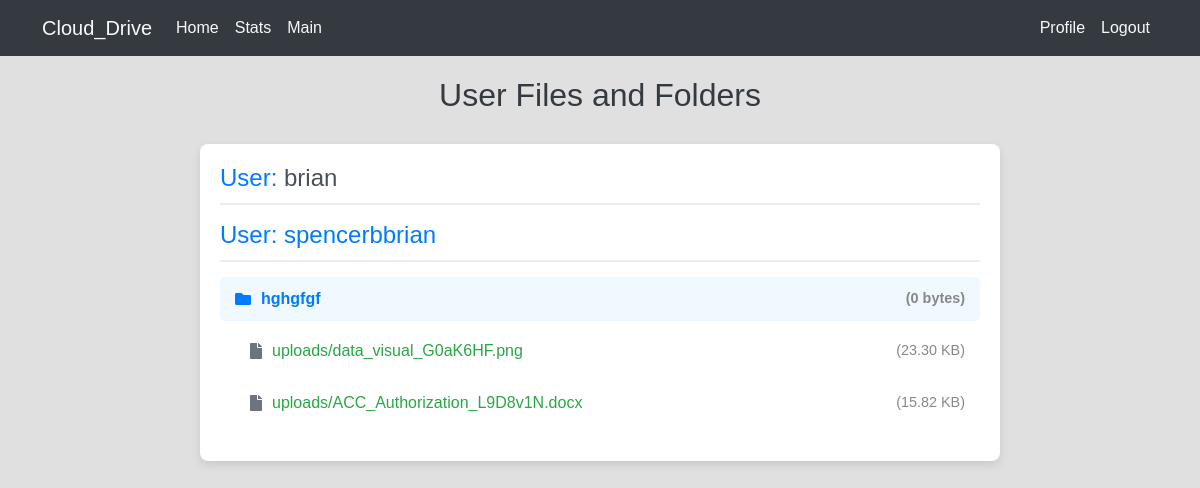
/home/ (signed in), run on an earlier commit of the app's database.
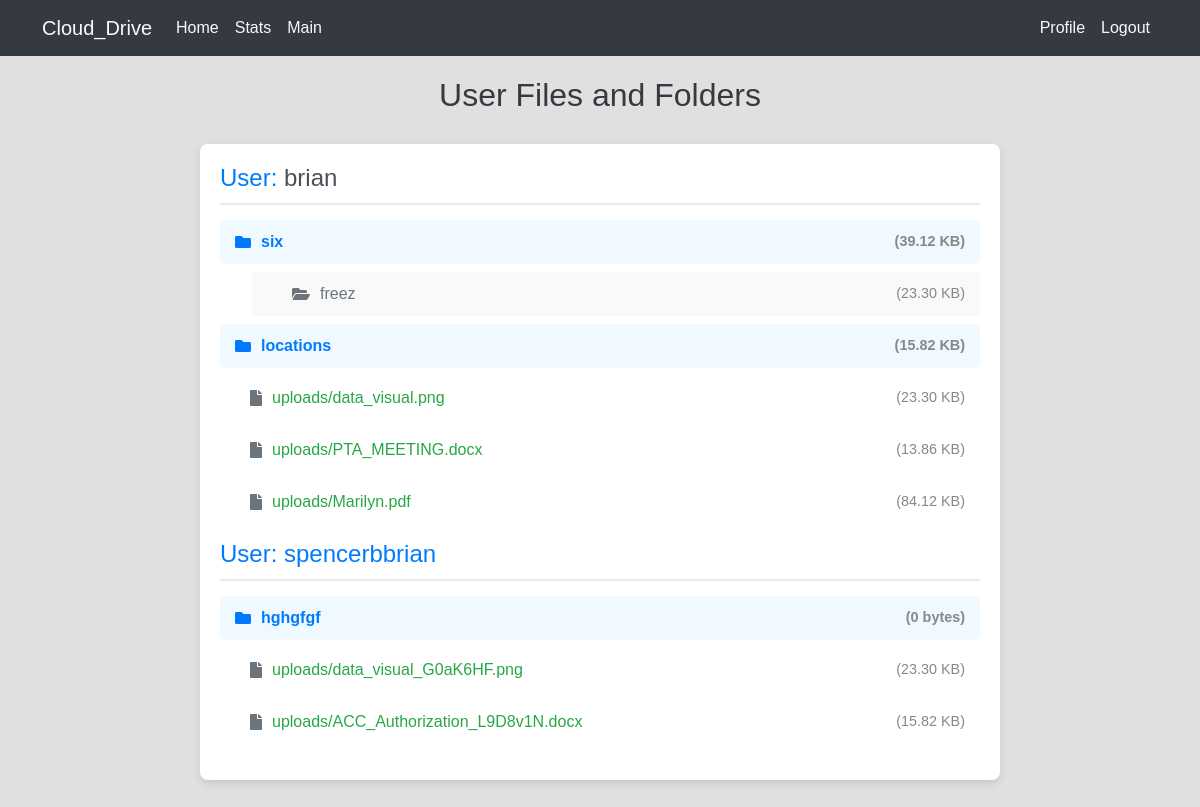
And on a later commit of the database.
### accounts/models.py (models this page shows, shortened)
class Folder(models.Model):
    name = models.CharField(max_length=255)
    created_at = models.DateTimeField(auto_now_add=True)
    updated_at = models.DateTimeField(auto_now=True)
    user = models.ForeignKey(User, on_delete=models.CASCADE, related_name='folders')
    parent_folder = models.ForeignKey('self', null=True, blank=True, related_name='subfolders', on_delete=models.CASCADE)
    size = models.PositiveIntegerField(default=0)

class UploadedFile(models.Model):
    file = models.FileField(upload_to='uploads/')
    uploaded_at = models.DateTimeField(auto_now_add=True)
    user = models.ForeignKey(User, on_delete=models.CASCADE, related_name='files')
    folder = models.ForeignKey(Folder, on_delete=models.CASCADE, null=True, blank=True, related_name='files')  # Add related_name='files'
    file_size = models.PositiveIntegerField(default=0)  # Default size to 0

### accounts/views.py (the view)
# urls.py: path('home/', views.home, name='home'),
@login_required
def home(request):
    users_data = {}
    users = User.objects.exclude(username=request.user.username)
    for user in User.objects.all():
        folders = Folder.objects.filter(user=user, parent_folder__isnull=True)
        files = UploadedFile.objects.filter(user=user)
        users_data[user.username] = {
            'folders': folders,
            'files': files,
            'folder_sizes': {folder.id: get_folder_size(folder) for folder in folders}
        }
    context = {
        'current_user': request.user,
        'other_users': users,
        'users_data': users_data,
    }
    return render(request, 'home.html', context)

### accounts/templatetags/file_extras.py (called while the page is built)
@register.filter
def filesizeformat(value):
    if value is None:
        return "0 bytes"  # or another suitable default representation
    if value < 1024:
        return f'{value} bytes'
    elif value < 1048576:
        return f'{value/1024:.2f} KB'
    elif value < 1073741824:
        return f'{value/1048576:.2f} MB'
    else:
        return f'{value/1073741824:.1f} GB'

### accounts/views.py (called while the page is built)
def get_folder_size(folder):
    total_size = 0
    for file in UploadedFile.objects.filter(folder=folder):
        total_size += file.file_size
    for subfolder in folder.subfolders.all():
        total_size += get_folder_size(subfolder)
    return total_size

### accounts/templates/home.html (shortened to what this page needs)
{% extends "master.html" %}
{% load file_extras %}
{% block content %}
<h1 class="page-title">User Files and Folders</h1>
<div class="user-section">
    {% for username, data in users_data.items %}
        <h3>User:
            {% if username == request.user.username %}
                <a href="{% url 'main' %}" class="username-link">{{ username }}</a>
            {% else %}
                {{ username }}
            {% endif %}
        </h3>
        <ul class="user-data-list">
            {% for folder in data.folders %}
                <li class="folder-item" onclick="toggleFolder(this)">
                    <i class="fas fa-folder folder-icon"></i>
                    {{ folder.name }}
                    <span class="file-size">({{ folder.size|filesizeformat }})</span>
                </li>
                <ul class="subfolder-list">
                    {% for subfolder in folder.subfolders.all %}
                        <li class="subfolder-item" onclick="toggleFolder(this)">
                            <i class="fas fa-folder-open subfolder-icon"></i>
                            {{ subfolder.name }}
                            <span class="file-size">({{ subfolder.size|filesizeformat }})</span>
                        </li>
                    {% endfor %}
                </ul>
            {% endfor %}
            {% for file in data.files %}
                <li class="file-item">
                    <i class="fas fa-file file-icon"></i>
                    {{ file.file.name }}
                    <span class="file-size">({{ file.file_size|filesizeformat }})</span>
                </li>
            {% endfor %}
        </ul>
    {% endfor %}
</div>
{% endblock %}

### accounts/templates/master.html (shortened to what this page needs)
<!DOCTYPE html>
<html lang="en">
<head>
    <link href="https://cdn.jsdelivr.net/npm/bootstrap@5.3.3/dist/css/bootstrap.min.css" rel="stylesheet">
    <link href="https://cdnjs.cloudflare.com/ajax/libs/font-awesome/5.15.4/css/all.min.css" rel="stylesheet">
</head>
<body>
    {% if user.is_authenticated %}
    <nav class="navbar navbar-expand-lg">
        <div class="container">
            <a class="navbar-brand" href="#">Cloud_Drive</a>
            <div class="collapse navbar-collapse" id="navbarContent">
                <ul class="navbar-nav me-auto mb-2 mb-lg-0">
                    <li class="nav-item">
                        <a class="nav-link" href="{% url 'home' %}">Home</a>
                    </li>
                    <li class="nav-item">
                        <a class="nav-link" href="{% url 'file_drive_stats' %}">Stats</a>
                    </li>
                    <li class="nav-item">
                        <a class="nav-link" href="{% url 'main' %}">Main</a>
                    </li>
                </ul>
                <ul class="navbar-nav ms-auto">
                    <li class="nav-item">
                        <a class="nav-link" href="{% url 'profile' %}">Profile</a>
                    </li>
                    <li class="nav-item">
                        <form action="{% url 'logout' %}" method="post" class="d-inline">
                            <button
                                type="submit"
                                class="nav-link btn btn-link"
                                style="text-decoration: none;"
                                onclick="return confirm('Are you sure you want to logout?');">
                                Logout
                            </button>
                        </form>
                    </li>
                </ul>
            </div>
        </div>
    </nav>
    {% endif %}
    <div class="container2">
        {% block content %}
        {% endblock %}
    </div>
</body>
</html>

### accounts/templates/master.html (style rules this page uses)
:root { --primary-color: #343a40; --secondary-color: #6c757d; --text-color: #f8f9fa; --accent-color: #495057; --background-light: #e0e0e0; }
body, .container2 { font-family: Arial, sans-serif; color: var(--text-color); background-color: var(--background-light); margin: 0; padding: 0; }
.navbar { background-color: var(--primary-color); }
.navbar .navbar-brand, .navbar .nav-link, .navbar .btn { color: var(--text-color) !important; }
a { color: var(--accent-color); text-decoration: none; }

### accounts/templates/home.html (style rules this page uses)
.page-title { text-align: center; font-size: 2rem; color: #343a40; margin-top: 20px; }
.user-section { max-width: 800px; margin: 30px auto; background-color: #ffffff; padding: 20px; border-radius: 8px; box-shadow: 0 4px 10px rgba(0, 0, 0, 0.1); }
.user-section h3 { font-size: 1.5rem; color: #007bff; margin-bottom: 15px; border-bottom: 2px solid #e9ecef; padding-bottom: 10px; }
.user-data-list { list-style-type: none; padding-left: 0; }
.folder-item, .subfolder-item, .file-item { display: flex; align-items: center; padding: 10px 15px; margin-bottom: 8px; border-radius: 5px; transition: background-color 0.3s; }
.folder-item { background-color: #f0f9ff; color: #007bff; font-weight: bold; cursor: pointer; }
.subfolder-item { padding-left: 40px; color: #6c757d; background-color: #f9f9f9; }
.file-item { padding-left: 30px; color: #28a745; }
.folder-icon { margin-right: 10px; color: #007bff; }
.subfolder-icon, .file-icon { margin-right: 10px; color: #6c757d; }
.file-size { font-size: 0.9em; color: #888; margin-left: auto; }

What changed in the data, as far as the page shows it:
added Folder: name "six", size|filesizeformat "39.12 KB", shown under "brian"
added Folder: name "freez", size|filesizeformat "23.30 KB", shown under "six"
added Folder: name "locations", size|filesizeformat "15.82 KB", shown under "brian"
added UploadedFile: file.name "uploads/data_visual.png", file_size|filesizeformat "23.30 KB", shown under "brian"
added UploadedFile: file.name "uploads/PTA_MEETING.docx", file_size|filesizeformat "13.86 KB", shown under "brian"
added UploadedFile: file.name "uploads/Marilyn.pdf", file_size|filesizeformat "84.12 KB", shown under "brian"
